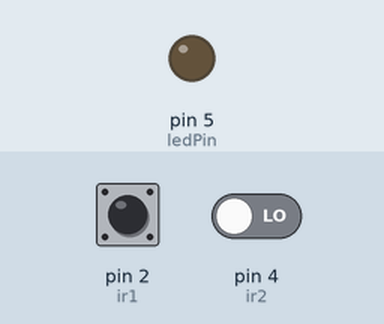
The sketch below on a simulated Arduino Uno, built with avr-gcc and run on an emulated ATmega328P. Shown: output pins drawn as LEDs (lit = HIGH). The test bench sets the inputs (shaded band); at power-on: pin 2 (ir1) LOW, pin 4 (ir2) LOW. What the sketch prints to the serial monitor is not drawn.

Above: at 1.2 s.
1.3 s: pin 2 (ir1) driven HIGH
3.4 s: pin 4 (ir2) driven HIGH
At 4.3 s:
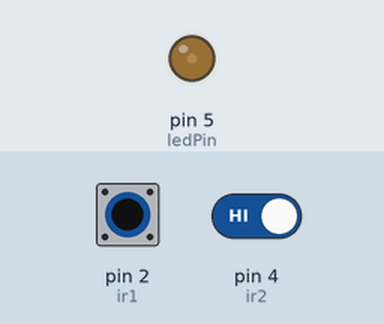
4.9 s: pin 2 (ir1) pulsed LOW 5 times (0.12 s each, 0.3 s apart)
At 7.0 s:
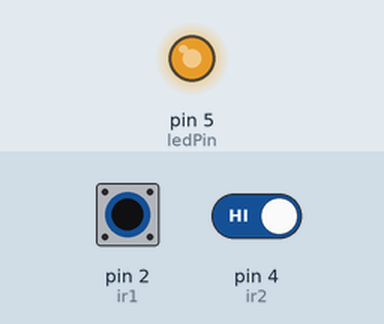
7.9 s: pin 2 (ir1) driven LOW
At 9.1 s:
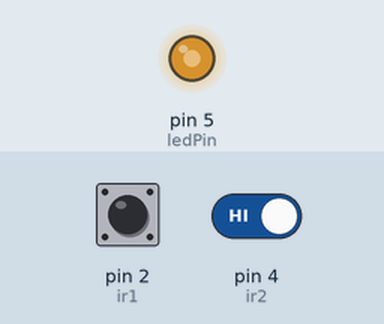
9.4 s: pin 2 (ir1) pulsed HIGH 2 times (0.12 s each, 0.3 s apart)
At 11.1 s:
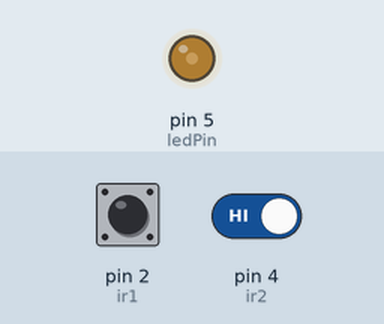
Timing chart, 0 to 12.5 s (numbered marks = the images above; inputs shaded):
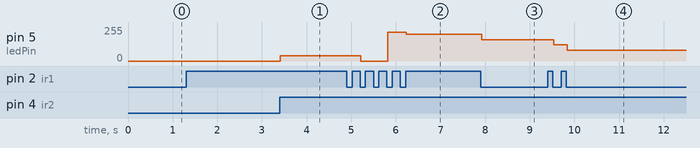

Measured:
- after the input at 1.3 s, every drawn part: stays the same
- after the input at 3.4 s, pin 5 (ledPin): 0/255 → 40/255 at once
- after the input at 4.9 s, pin 5 (ledPin): 40/255 → 0/255 after 0.32 s, → 216/255 0.60 s later, → 201/255 0.41 s later
- after the input at 7.9 s, pin 5 (ledPin): 201/255 → 161/255 at once
- after the input at 9.4 s, pin 5 (ledPin): 161/255 → 121/255 after 0.13 s, → 81/255 0.30 s later

The sketch:

sketch_jan26a.ino
```cpp
int count=0,ir1=2,ir2=4,ledPin=5;
void setup() {
  pinMode(ir1,INPUT);
  pinMode(ir2,INPUT);
  pinMode(ledPin,OUTPUT);
  Serial.begin(9600);
}

void loop() {

  if(digitalRead(ir1)==1)
  {

    for(int i=0;i<200;i++)
    {
      if(digitalRead(ir2)==1)
      count++;

    }delay(10);
    Serial.print(count);
  }
  if(digitalRead(ir2)==1)
  {

    for(int i=0;i<200;i++)
    {
      if(digitalRead(ir1)==1)
      count--;

    }delay(10);

  if(count==5){
  analogWrite(ledPin,255);
  Serial.print("Room is full");
  }
  else
  analogWrite(ledPin,51*count);

  }}
```
